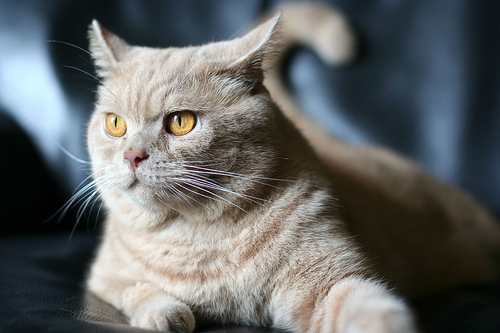
#> input picture input_images/00000001_012.jpg, 500 x 333 px
$ python -i mascotas_haar.py   (imports and definitions only)
#> lines starting #> are read from the running program, lines starting #| are printed output that depends on the picture; after the words box and inside, x2 and y2 are one past the last pixel; in counts of white or black regions, pixels touching at a corner belong together
#> further down, picture is the input picture: shape (333, 500, 3); mean B, G, R 100.9, 101.4, 98.8
# mascotas_haar.py

import cv2
import os
import shutil  # Importamos la librería shutil para eliminar directorios

# --- 1. Configuración del Proyecto ---

# Define la ruta al clasificador Haar que quieres usar para caras de gatos
HAARCASCADE_PATH = 'haarcascade_frontalcatface_extended.xml'

# Parámetros para la función detectMultiScale().
# Ajusta estos valores para optimizar la detección según tus imágenes y condiciones
SCALE_FACTOR = 1.03  # Un buen equilibrio entre detalle y velocidad
MIN_NEIGHBORS = 9  # Punto intermedio para la confianza de detección
MIN_SIZE = (30, 30)  # Tamaño mínimo de la cara de gato. Ajusta si tienes gatos muy pequeños
MAX_SIZE = (500, 500)  # Tamaño máximo

# Rutas de las carpetas para la entrada y salida de imágenes.
INPUT_FOLDER = 'input_images'
OUTPUT_FOLDER = 'output_images'

# --- 2. Carga del Clasificador Haar ---

# Inicializa el clasificador de cascada con el archivo XML especificado
clasificador_gato = cv2.CascadeClassifier(HAARCASCADE_PATH)

# Verifica si el clasificador se cargó correctamente. Si no, el programa sale
# [6 lines not run here, left out]


# --- 3. Funciones de Procesamiento y Detección ---

def detectar_caras_gatos(frame):
    """
    Detecta caras de gatos en un frame (imagen) dado utilizando el clasificador Haar cargado.

    """
    # Convertir la imagen a escala de grises. Las características Haar operan sobre intensidades de píxeles.
    gray = cv2.cvtColor(frame, cv2.COLOR_BGR2GRAY)
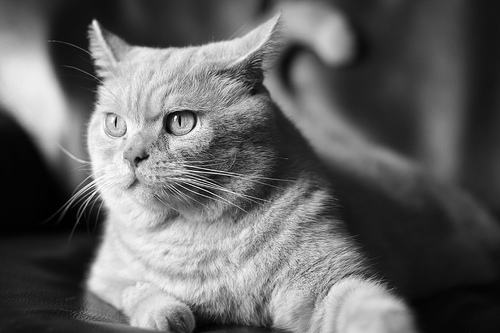
#> gray: shape (333, 500); min 0, max 254, mean 100.6

    # --- Implementación de Filtros de Preprocesamiento ---

    # Ecualización Adaptativa del Histograma (CLAHE)
    # Recomendado para mejorar el contraste localmente en diferentes condiciones de iluminación.
    clahe = cv2.createCLAHE(clipLimit=2.0, tileGridSize=(8, 8))
    gray = clahe.apply(gray)
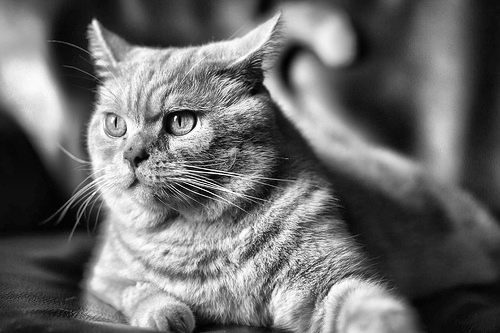
#> gray: shape (333, 500); min 0, max 255, mean 107.7

    # Opción 2: Desenfoque Gaussiano (para reducir ruido)
    # Puede ayudar a eliminar ruido que confunde al clasificador, pero un desenfoque excesivo elimina detalles.
    gray = cv2.GaussianBlur(gray, (3, 3), 0)
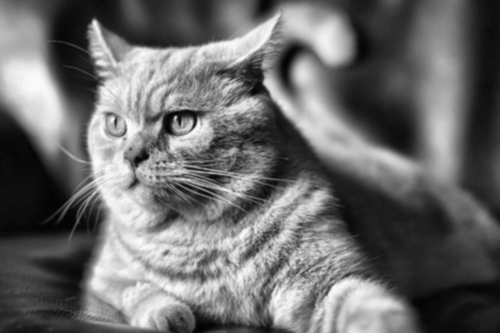
#> gray: shape (333, 500); min 2, max 253, mean 107.8

    # Aplicar la función detectMultiScale() para encontrar las caras de gatos.
    # Esta función devuelve una lista de rectángulos (x, y, ancho, alto) de los objetos detectados.
    caras_gatos = clasificador_gato.detectMultiScale(
        gray,
        scaleFactor=SCALE_FACTOR,
        minNeighbors=MIN_NEIGHBORS,
        minSize=MIN_SIZE,
        maxSize=MAX_SIZE
    )
#> caras_gatos = ()

    # Dibujar un rectángulo y texto sobre cada cara de gato detectada.
    for (x, y, w, h) in caras_gatos:
        # Dibuja un rectángulo en el frame original (a color). Color verde (0, 255, 0), grosor 2.
        cv2.rectangle(frame, (x, y), (x + w, y + h), (0, 255, 0), 2)

        # Añade el texto "Gato" encima del recuadro.
        cv2.putText(frame, "Gato", (x, y - 10), cv2.FONT_HERSHEY_SIMPLEX, 0.7, (0, 255, 0), 2)
#> this loop made 0 passes

    return frame


# [76 lines left out: functions procesar_imagenes_en_carpeta, procesar_webcam, not called in this run]


# --- 4. Ejecución Principal del Programa ---

# [17 lines not run here, left out]

>>> import cv2
>>> picture = cv2.imread('input_images/00000001_012.jpg')
>>> result = detectar_caras_gatos(picture)

$ run again, on input_images/00000001_016.jpg
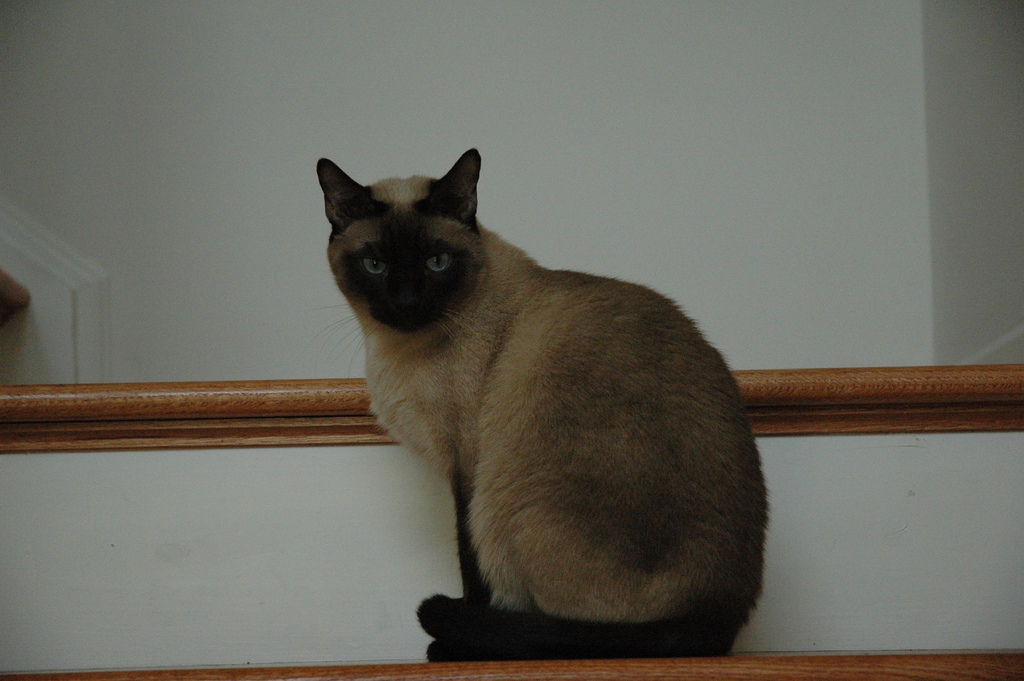
#> input picture input_images/00000001_016.jpg, 1024 x 681 px
#> picture is the input picture: shape (681, 1024, 3); mean B, G, R 93.7, 102.5, 104.4
#> in detectar_caras_gatos, `gray = clahe.apply(gray)`:
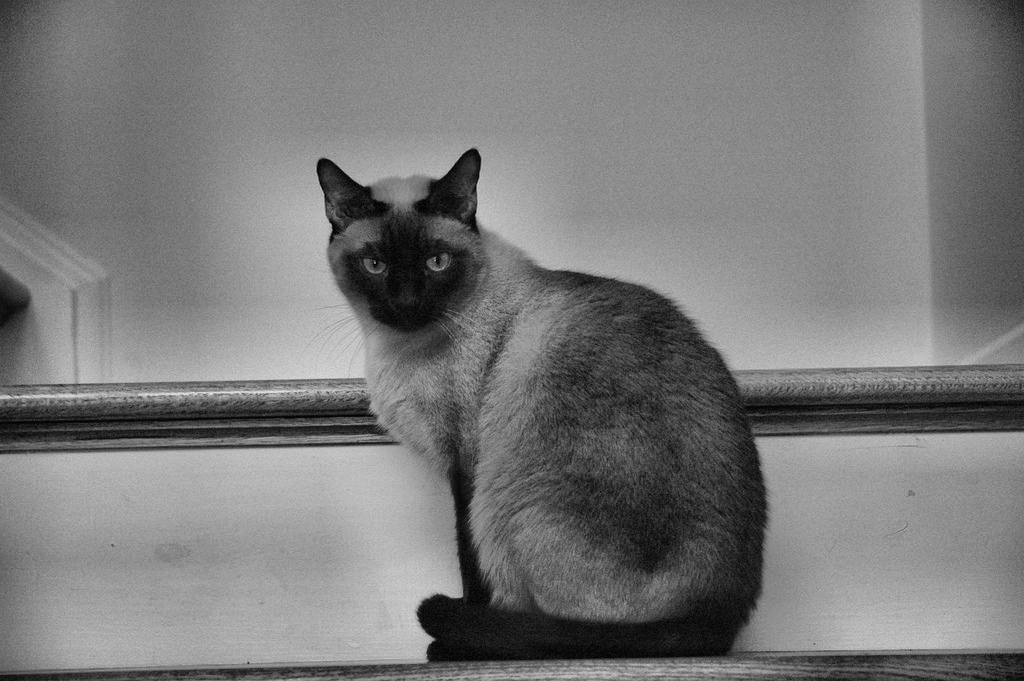
#> gray: shape (681, 1024); min 0, max 227, mean 121.5
#> caras_gatos = [[321, 192, 166, 166]]
#> the loop in detectar_caras_gatos, `for (x, y, w, h) in caras_gatos:` made 1 pass
#> after the loop in detectar_caras_gatos, `for (x, y, w, h) in caras_gatos:`:
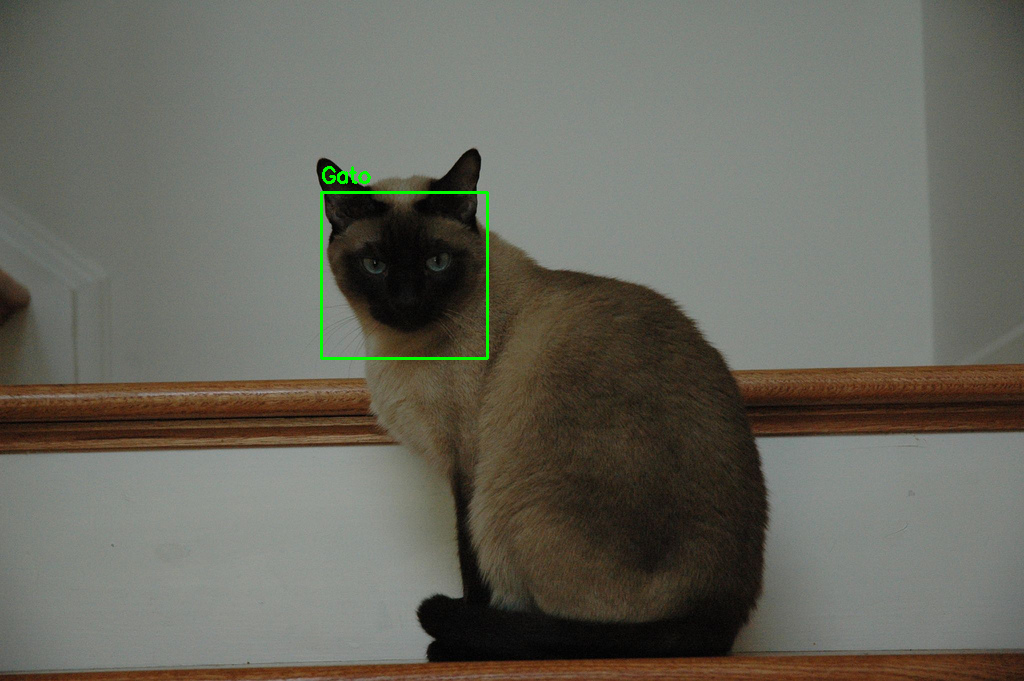
#> frame: shape (681, 1024, 3); 0.34% of pixels changed, all inside (x1, y1, x2, y2) = (320, 166, 489, 360)

$ run again, on input_images/00000001_017.jpg
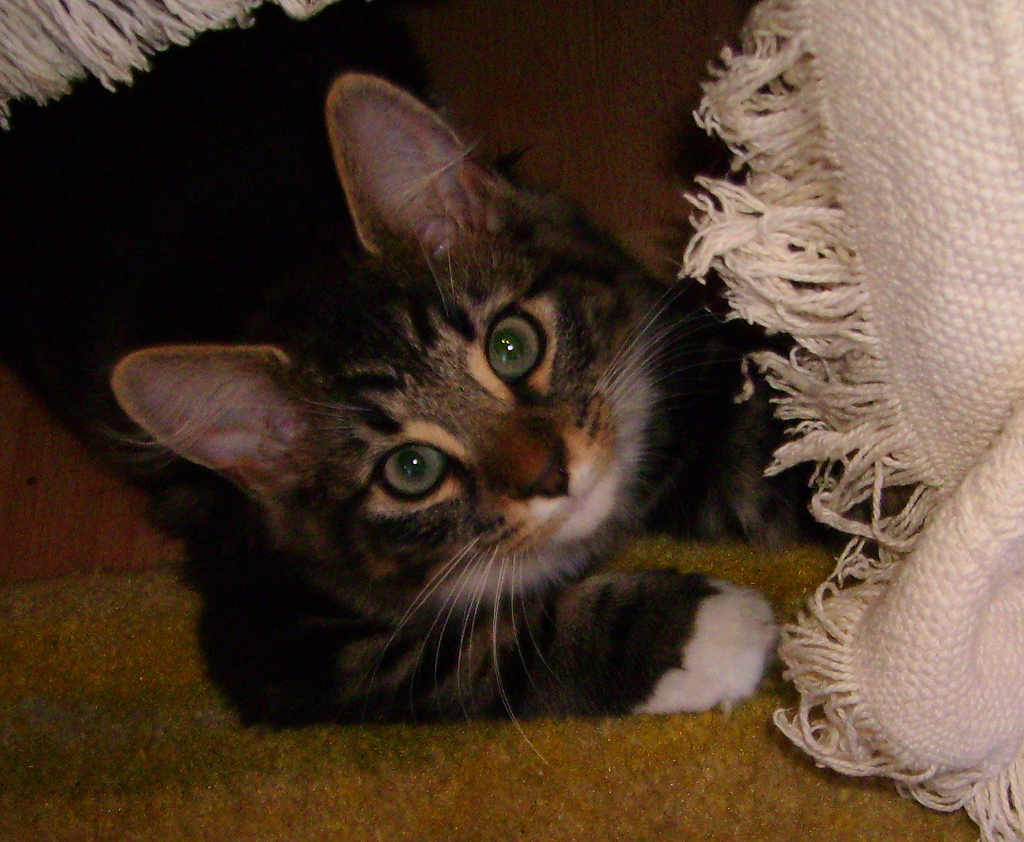
#> input picture input_images/00000001_017.jpg, 1024 x 842 px
#> picture is the input picture: shape (842, 1024, 3); mean B, G, R 46.7, 61.4, 80.5
#> in detectar_caras_gatos, `gray = cv2.cvtColor(frame, cv2.COLOR_BGR2GRAY)`:
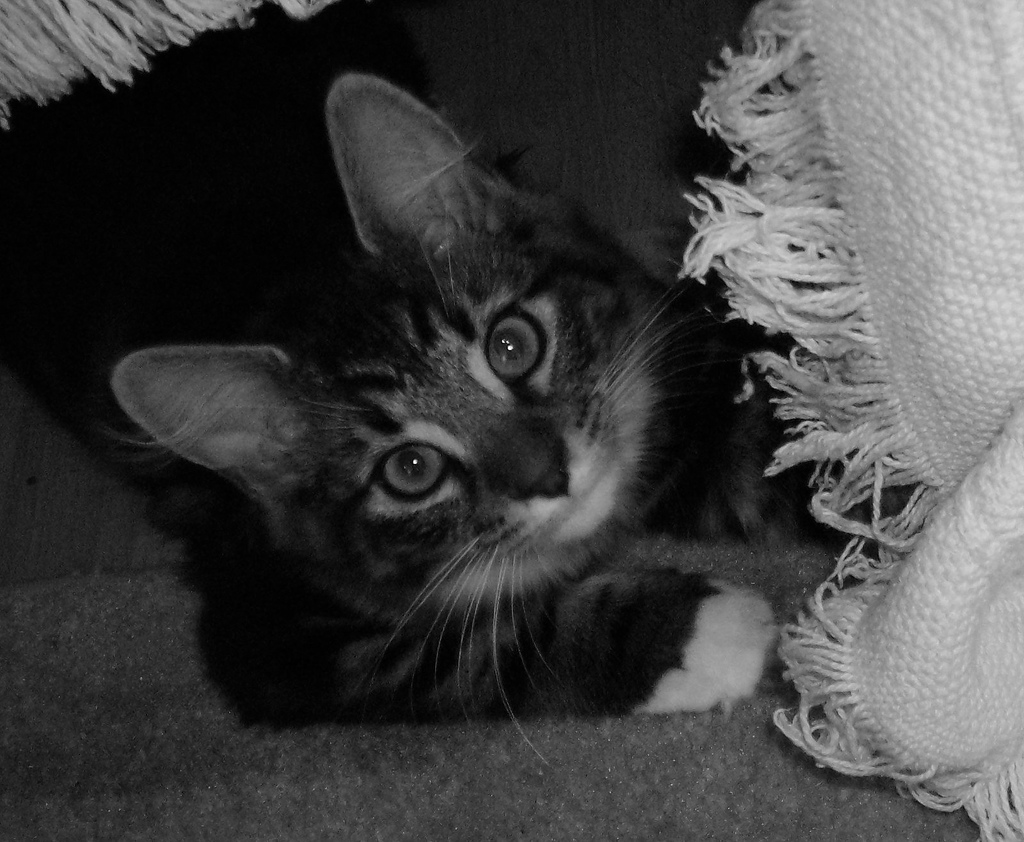
#> gray: shape (842, 1024); min 0, max 254, mean 65.4
#> in detectar_caras_gatos, `gray = clahe.apply(gray)`:
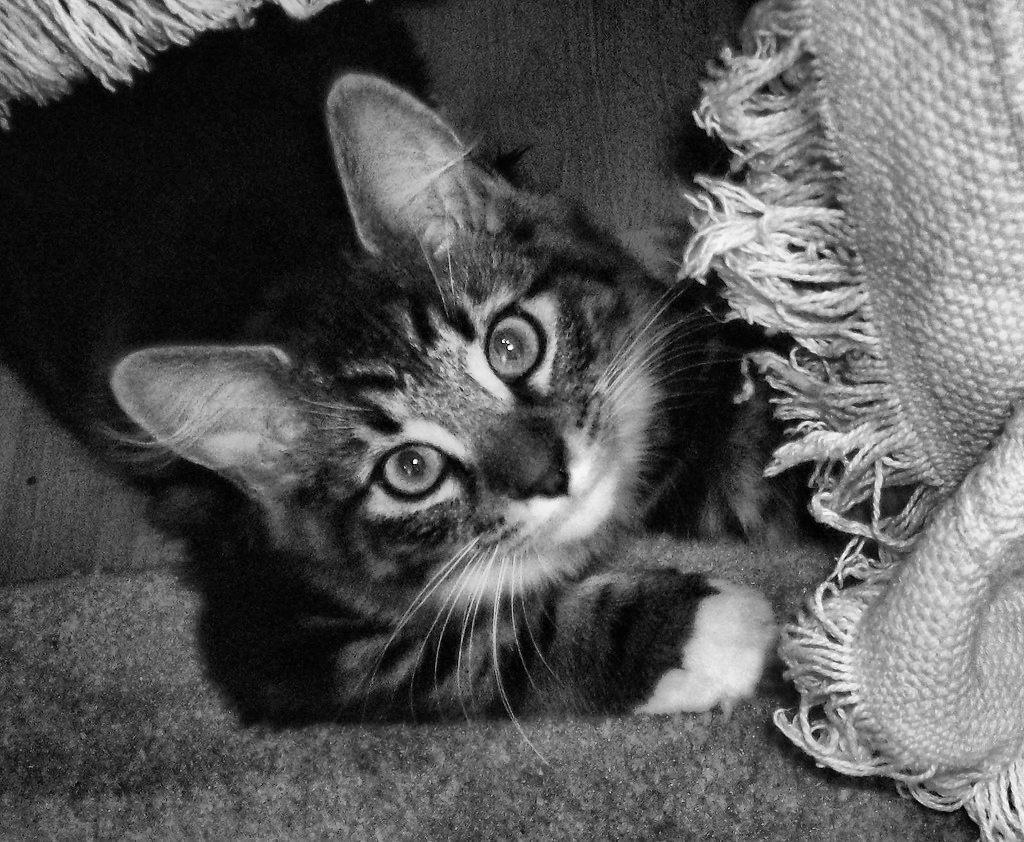
#> gray: shape (842, 1024); min 0, max 255, mean 86.9
#> caras_gatos = ()

$ run again, on input_images/00000001_020.jpg
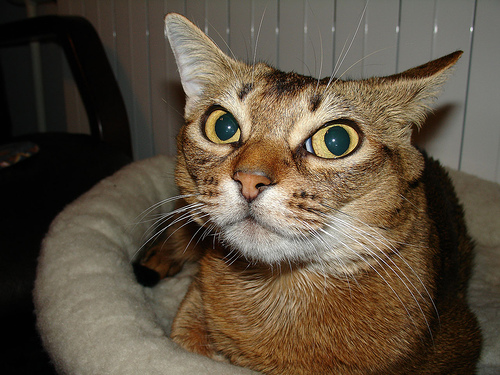
#> input picture input_images/00000001_020.jpg, 500 x 375 px
#> picture is the input picture: shape (375, 500, 3); mean B, G, R 63.9, 80.3, 92.8
#> in detectar_caras_gatos, `gray = cv2.cvtColor(frame, cv2.COLOR_BGR2GRAY)`:
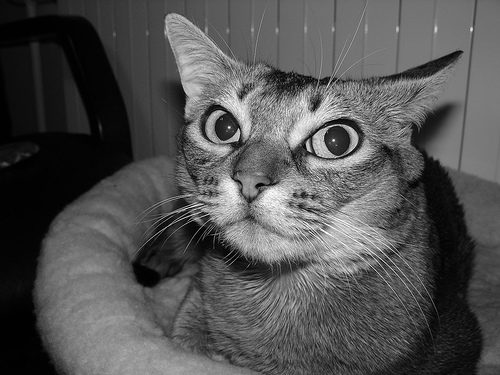
#> gray: shape (375, 500); min 0, max 255, mean 82.1
#> in detectar_caras_gatos, `gray = cv2.GaussianBlur(gray, (3, 3), 0)`:
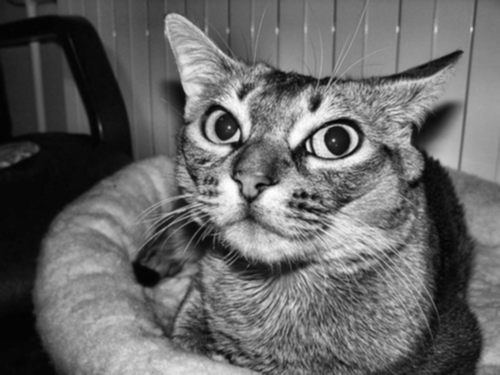
#> gray: shape (375, 500); min 2, max 254, mean 102.3
#> caras_gatos = ()
